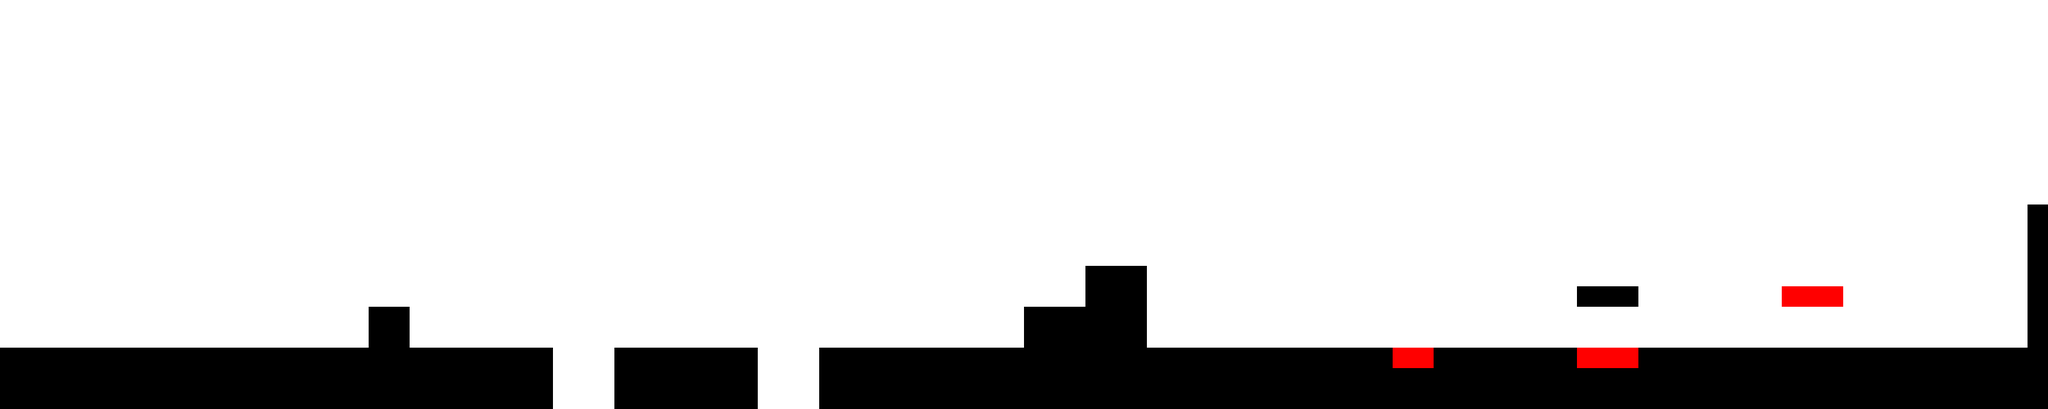

This is a level from a 2D game, rendered from its Tiled map with the project's own tilesets. A one-line summary and the complete map file follow:
An orthogonal 100x20 tile map with 32x32 px tiles, 1 tile layer (タイルレイヤー1).

<map version="1.10" tiledversion="1.11.2" orientation="orthogonal" renderorder="right-down" width="100" height="20" tilewidth="32" tileheight="32" infinite="0" nextlayerid="2" nextobjectid="1">
 <tileset firstgid="1" source="stage.tsx" />
 <layer id="1" name="タイルレイヤー1" width="100" height="20">
  <data encoding="csv">
1,1,1,1,1,1,1,1,1,1,1,1,1,1,1,1,1,1,1,1,1,1,1,1,1,1,1,1,1,1,1,1,1,1,1,1,1,1,1,1,1,1,1,1,1,1,1,1,1,1,1,1,1,1,1,1,1,1,1,1,1,1,1,1,1,1,1,1,1,1,1,1,1,1,1,1,1,1,1,1,1,1,1,1,1,1,1,1,1,1,1,1,1,1,1,1,1,1,1,1,
1,1,1,1,1,1,1,1,1,1,1,1,1,1,1,1,1,1,1,1,1,1,1,1,1,1,1,1,1,1,1,1,1,1,1,1,1,1,1,1,1,1,1,1,1,1,1,1,1,1,1,1,1,1,1,1,1,1,1,1,1,1,1,1,1,1,1,1,1,1,1,1,1,1,1,1,1,1,1,1,1,1,1,1,1,1,1,1,1,1,1,1,1,1,1,1,1,1,1,1,
1,1,1,1,1,1,1,1,1,1,1,1,1,1,1,1,1,1,1,1,1,1,1,1,1,1,1,1,1,1,1,1,1,1,1,1,1,1,1,1,1,1,1,1,1,1,1,1,1,1,1,1,1,1,1,1,1,1,1,1,1,1,1,1,1,1,1,1,1,1,1,1,1,1,1,1,1,1,1,1,1,1,1,1,1,1,1,1,1,1,1,1,1,1,1,1,1,1,1,1,
1,1,1,1,1,1,1,1,1,1,1,1,1,1,1,1,1,1,1,1,1,1,1,1,1,1,1,1,1,1,1,1,1,1,1,1,1,1,1,1,1,1,1,1,1,1,1,1,1,1,1,1,1,1,1,1,1,1,1,1,1,1,1,1,1,1,1,1,1,1,1,1,1,1,1,1,1,1,1,1,1,1,1,1,1,1,1,1,1,1,1,1,1,1,1,1,1,1,1,1,
1,1,1,1,1,1,1,1,1,1,1,1,1,1,1,1,1,1,1,1,1,1,1,1,1,1,1,1,1,1,1,1,1,1,1,1,1,1,1,1,1,1,1,1,1,1,1,1,1,1,1,1,1,1,1,1,1,1,1,1,1,1,1,1,1,1,1,1,1,1,1,1,1,1,1,1,1,1,1,1,1,1,1,1,1,1,1,1,1,1,1,1,1,1,1,1,1,1,1,1,
1,1,1,1,1,1,1,1,1,1,1,1,1,1,1,1,1,1,1,1,1,1,1,1,1,1,1,1,1,1,1,1,1,1,1,1,1,1,1,1,1,1,1,1,1,1,1,1,1,1,1,1,1,1,1,1,1,1,1,1,1,1,1,1,1,1,1,1,1,1,1,1,1,1,1,1,1,1,1,1,1,1,1,1,1,1,1,1,1,1,1,1,1,1,1,1,1,1,1,1,
1,1,1,1,1,1,1,1,1,1,1,1,1,1,1,1,1,1,1,1,1,1,1,1,1,1,1,1,1,1,1,1,1,1,1,1,1,1,1,1,1,1,1,1,1,1,1,1,1,1,1,1,1,1,1,1,1,1,1,1,1,1,1,1,1,1,1,1,1,1,1,1,1,1,1,1,1,1,1,1,1,1,1,1,1,1,1,1,1,1,1,1,1,1,1,1,1,1,1,1,
1,1,1,1,1,1,1,1,1,1,1,1,1,1,1,1,1,1,1,1,1,1,1,1,1,1,1,1,1,1,1,1,1,1,1,1,1,1,1,1,1,1,1,1,1,1,1,1,1,1,1,1,1,1,1,1,1,1,1,1,1,1,1,1,1,1,1,1,1,1,1,1,1,1,1,1,1,1,1,1,1,1,1,1,1,1,1,1,1,1,1,1,1,1,1,1,1,1,1,1,
1,1,1,1,1,1,1,1,1,1,1,1,1,1,1,1,1,1,1,1,1,1,1,1,1,1,1,1,1,1,1,1,1,1,1,1,1,1,1,1,1,1,1,1,1,1,1,1,1,1,1,1,1,1,1,1,1,1,1,1,1,1,1,1,1,1,1,1,1,1,1,1,1,1,1,1,1,1,1,1,1,1,1,1,1,1,1,1,1,1,1,1,1,1,1,1,1,1,1,1,
1,1,1,1,1,1,1,1,1,1,1,1,1,1,1,1,1,1,1,1,1,1,1,1,1,1,1,1,1,1,1,1,1,1,1,1,1,1,1,1,1,1,1,1,1,1,1,1,1,1,1,1,1,1,1,1,1,1,1,1,1,1,1,1,1,1,1,1,1,1,1,1,1,1,1,1,1,1,1,1,1,1,1,1,1,1,1,1,1,1,1,1,1,1,1,1,1,1,1,1,
1,1,1,1,1,1,1,1,1,1,1,1,1,1,1,1,1,1,1,1,1,1,1,1,1,1,1,1,1,1,1,1,1,1,1,1,1,1,1,1,1,1,1,1,1,1,1,1,1,1,1,1,1,1,1,1,1,1,1,1,1,1,1,1,1,1,1,1,1,1,1,1,1,1,1,1,1,1,1,1,1,1,1,1,1,1,1,1,1,1,1,1,1,1,1,1,1,1,1,2,
1,1,1,1,1,1,1,1,1,1,1,1,1,1,1,1,1,1,1,1,1,1,1,1,1,1,1,1,1,1,1,1,1,1,1,1,1,1,1,1,1,1,1,1,1,1,1,1,1,1,1,1,1,1,1,1,1,1,1,1,1,1,1,1,1,1,1,1,1,1,1,1,1,1,1,1,1,1,1,1,1,1,1,1,1,1,1,1,1,1,1,1,1,1,1,1,1,1,1,2,
1,1,1,1,1,1,1,1,1,1,1,1,1,1,1,1,1,1,1,1,1,1,1,1,1,1,1,1,1,1,1,1,1,1,1,1,1,1,1,1,1,1,1,1,1,1,1,1,1,1,1,1,1,1,1,1,1,1,1,1,1,1,1,1,1,1,1,1,1,1,1,1,1,1,1,1,1,1,1,1,1,1,1,1,1,1,1,1,1,1,1,1,1,1,1,1,1,1,1,2,
1,1,1,1,1,1,1,1,1,1,1,1,1,1,1,1,1,1,1,1,1,1,1,1,1,1,1,1,1,1,1,1,1,1,1,1,1,1,1,1,1,1,1,1,1,1,1,1,1,1,1,1,1,2,2,2,1,1,1,1,1,1,1,1,1,1,1,1,1,1,1,1,1,1,1,1,1,1,1,1,1,1,1,1,1,1,1,1,1,1,1,1,1,1,1,1,1,1,1,2,
1,1,1,1,1,1,1,1,1,1,1,1,1,1,1,1,1,1,1,1,1,1,1,1,1,1,1,1,1,1,1,1,1,1,1,1,1,1,1,1,1,1,1,1,1,1,1,1,1,1,1,1,1,2,2,2,1,1,1,1,1,1,1,1,1,1,1,1,1,1,1,1,1,1,1,1,1,2,2,2,1,1,1,1,1,1,1,3,3,3,1,1,1,1,1,1,1,1,1,2,
1,1,1,1,1,1,1,1,1,1,1,1,1,1,1,1,1,1,2,2,1,1,1,1,1,1,1,1,1,1,1,1,1,1,1,1,1,1,1,1,1,1,1,1,1,1,1,1,1,1,2,2,2,2,2,2,1,1,1,1,1,1,1,1,1,1,1,1,1,1,1,1,1,1,1,1,1,1,1,1,1,1,1,1,1,1,1,1,1,1,1,1,1,1,1,1,1,1,1,2,
1,1,1,1,1,1,1,1,1,1,1,1,1,1,1,1,1,1,2,2,1,1,1,1,1,1,1,1,1,1,1,1,1,1,1,1,1,1,1,1,1,1,1,1,1,1,1,1,1,1,2,2,2,2,2,2,1,1,1,1,1,1,1,1,1,1,1,1,1,1,1,1,1,1,1,1,1,1,1,1,1,1,1,1,1,1,1,1,1,1,1,1,1,1,1,1,1,1,1,2,
2,2,2,2,2,2,2,2,2,2,2,2,2,2,2,2,2,2,2,2,2,2,2,2,2,2,2,1,1,1,2,2,2,2,2,2,2,1,1,1,2,2,2,2,2,2,2,2,2,2,2,2,2,2,2,2,2,2,2,2,2,2,2,2,2,2,2,2,3,3,2,2,2,2,2,2,2,3,3,3,2,2,2,2,2,2,2,2,2,2,2,2,2,2,2,2,2,2,2,2,
2,2,2,2,2,2,2,2,2,2,2,2,2,2,2,2,2,2,2,2,2,2,2,2,2,2,2,1,1,1,2,2,2,2,2,2,2,1,1,1,2,2,2,2,2,2,2,2,2,2,2,2,2,2,2,2,2,2,2,2,2,2,2,2,2,2,2,2,2,2,2,2,2,2,2,2,2,2,2,2,2,2,2,2,2,2,2,2,2,2,2,2,2,2,2,2,2,2,2,2,
2,2,2,2,2,2,2,2,2,2,2,2,2,2,2,2,2,2,2,2,2,2,2,2,2,2,2,1,1,1,2,2,2,2,2,2,2,1,1,1,2,2,2,2,2,2,2,2,2,2,2,2,2,2,2,2,2,2,2,2,2,2,2,2,2,2,2,2,2,2,2,2,2,2,2,2,2,2,2,2,2,2,2,2,2,2,2,2,2,2,2,2,2,2,2,2,2,2,2,2
</data>
 </layer>
</map>
